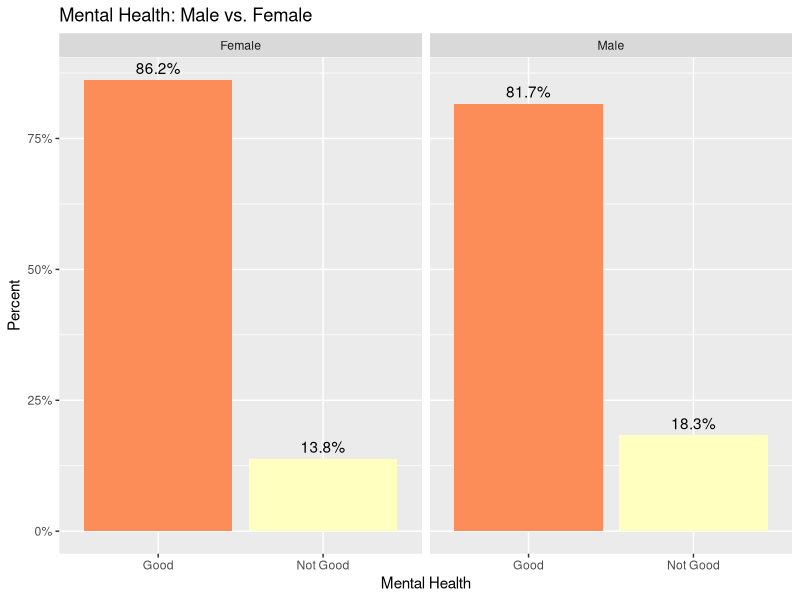
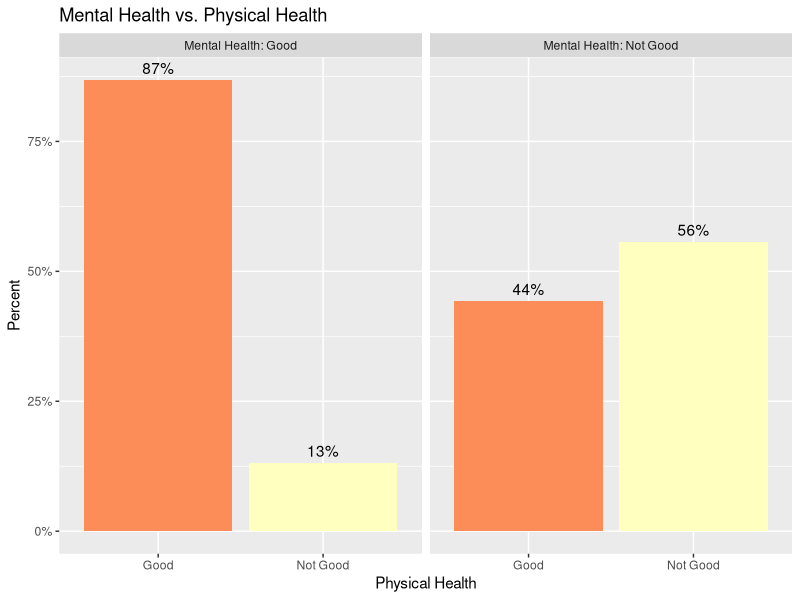
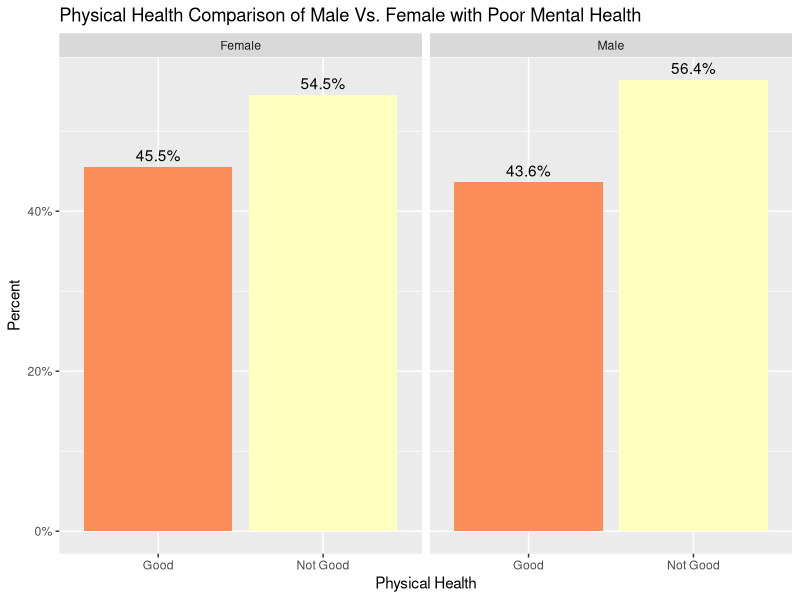
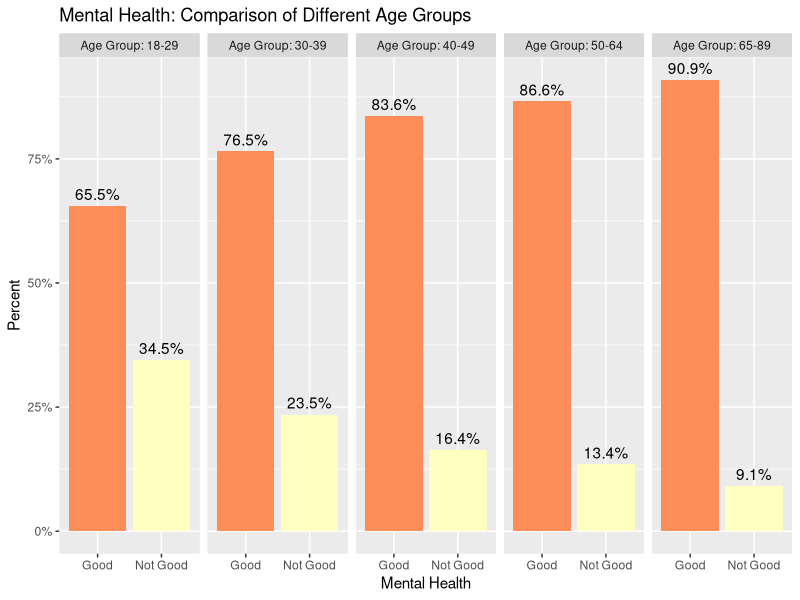
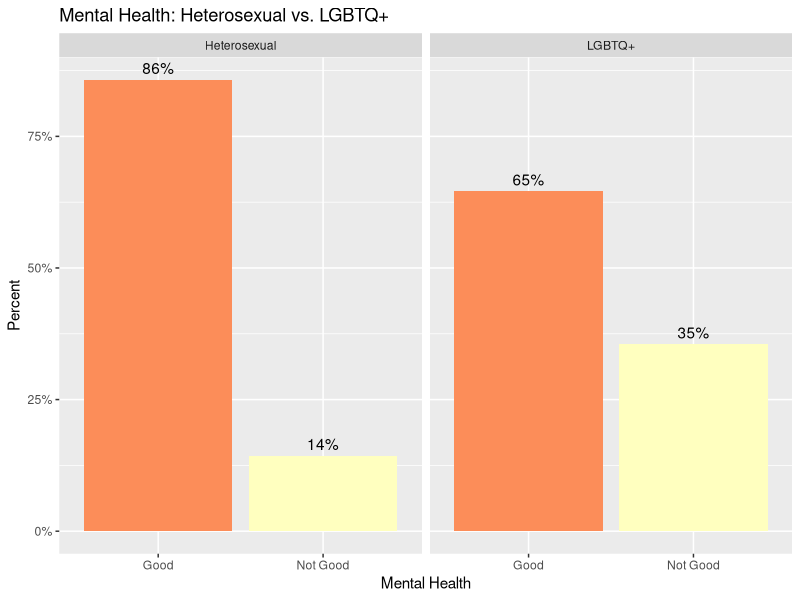
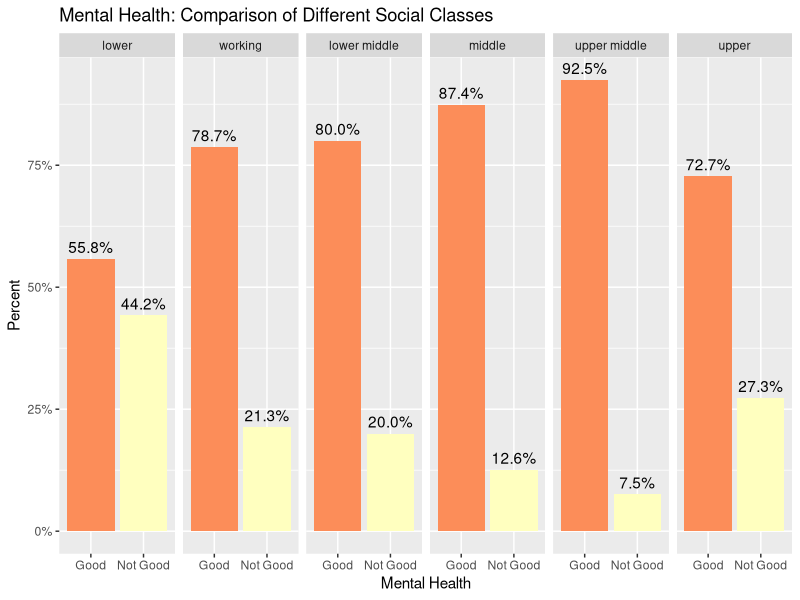
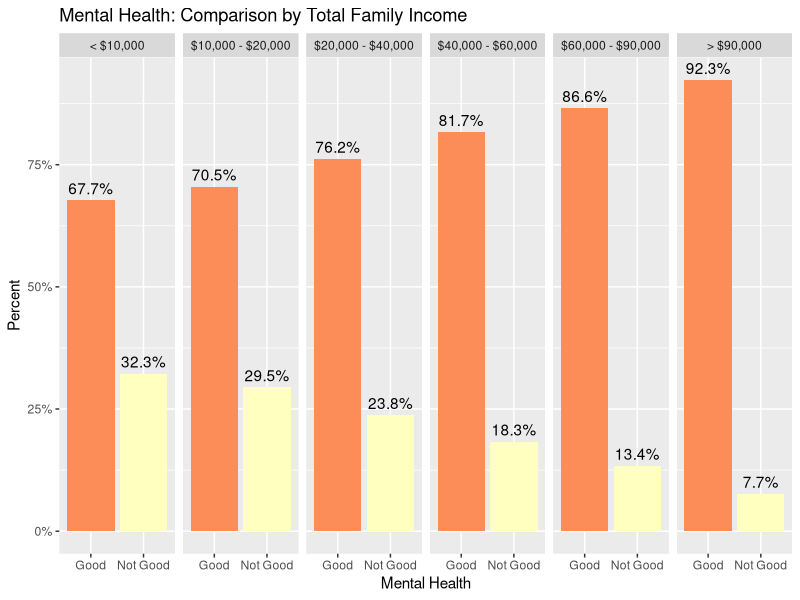
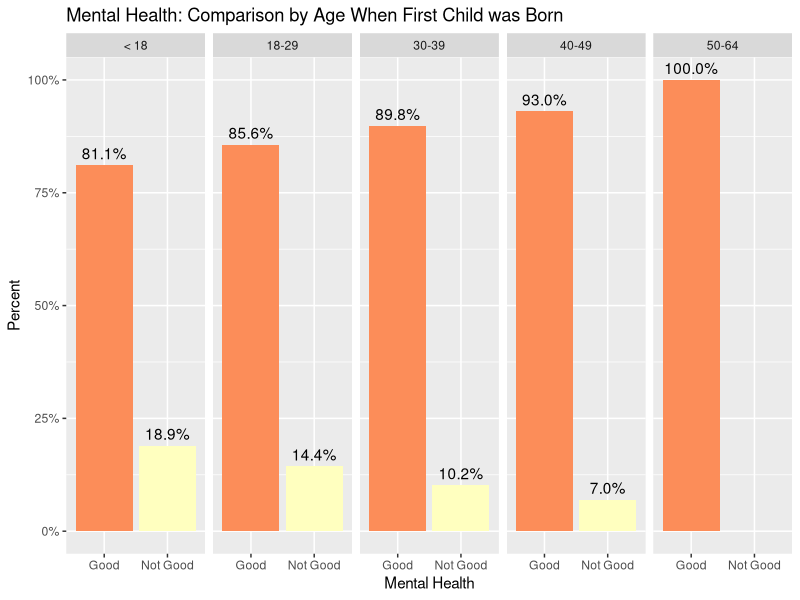

Here is the R script that generated these plots, in order:
#### Preamble ####
# Purpose: Visulization of the data
# Author: Isfandyar Virani
# Data: 20 March 2022
# Contact: isfandyar.virani@mail.utoronto.ca
# License: MIT
# Pre-requisites: 
# - Need to have downloaded the GSS data and saved it to inputs/data


####Workplace Setup####
library(tidyverse)
library(ggplot2)
library(dplyr)
library(haven)

raw_data <- haven::read_dta("inputs/data/2021_stata/gss2021.dta")

gss2021 <- raw_data
#=============================================================================
labels <- c("Female", "Male")
gss2021$sex_group <- cut(gss2021$sex, 2, labels = labels)

#Recoding mental health
# Changed good or better to 'Good'
# Change poor and fair to 'Not Good'
gss2021 <- gss2021 %>%
  mutate(`Mental Health` = case_when(
    hlthmntl == 1 ~ 'Good',
    hlthmntl == 2 ~ 'Good',
    hlthmntl == 3 ~ 'Good',
    hlthmntl == 4 ~ 'Not Good',
    hlthmntl == 5 ~ 'Not Good',
  ))

#=============================================================================
# Percent Graph - Mental health - Male Vs Female
gss2021 %>% filter(!is.na(`Mental Health`), !is.na(sex_group)) %>% ggplot(aes(x= `Mental Health`,  group=sex_group)) +
  geom_bar(aes(y = ..prop.., fill = factor(..x..)), stat="count") +
  geom_text(aes( label = scales::percent(..prop..),
                 y= ..prop.. ), stat= "count", vjust = -.5) +
  labs(y = "Percent", x = 'Mental Health', title = 'Mental Health: Male vs. Female') +
  facet_grid(~sex_group) +
  scale_y_continuous(labels = scales::percent) + theme(legend.position="none") + scale_fill_brewer(palette = "Spectral")

#=============================================================================  

#Recoding physical health
gss2021 <- gss2021 %>%
  mutate(`Physical Health` = case_when(
    hlthphys == 1 ~ 'Good',
    hlthphys == 2 ~ 'Good',
    hlthphys == 3 ~ 'Good',
    hlthphys == 4 ~ 'Not Good',
    hlthphys == 5 ~ 'Not Good',
  ))

#=============================================================================

# Percent Graph Physical health - Good Mental health vs Bad Mental Health
gss2021 %>% filter(!is.na(`Mental Health`), !is.na(sex_group), !is.na(`Physical Health`)) %>%
  ggplot(aes(x= `Physical Health`,  group= `Mental Health`)) +
  geom_bar(aes(y = ..prop.., fill = factor(..x..)), stat="count") +
  geom_text(aes( label = scales::percent(..prop..),
                 y= ..prop.. ), stat= "count", vjust = -.5) +
  labs(y = "Percent", fill="Physical Health", x = 'Physical Health', title = "Mental Health vs. Physical Health" ) +
  facet_grid(~`Mental Health` , labeller = label_both) +
  scale_y_continuous(labels = scales::percent) + theme(legend.position="none") + scale_fill_brewer(palette = "Spectral")

#=============================================================================

# Percent Graph - Poor Mental health = Physical health within Sex_Group comparison
gss2021 %>% filter(!is.na(`Mental Health`), !is.na(sex_group), !is.na(`Physical Health`), `Mental Health` =='Not Good') %>%
  ggplot(aes(x= `Physical Health`,  group=sex_group)) +
  geom_bar(aes(y = ..prop.., fill = factor(..x..)), stat="count") +
  geom_text(aes( label = scales::percent(..prop..),
                 y= ..prop.. ), stat= "count", vjust = -.5) +
  labs(y = "Percent", x="Physical Health", title = "Physical Health Comparison of Male Vs. Female with Poor Mental Health") +
  facet_grid(~sex_group) +
  scale_y_continuous(labels = scales::percent) + theme(legend.position="none") + scale_fill_brewer(palette = "Spectral")


#=============================================================================

# Recording Age Group
gss2021 <- gss2021 %>%
  mutate(`Age Group` = case_when(
    age >= 18 & age <= 29 ~ '18-29',
    age >= 30 & age <=39~ '30-39',
    age >= 40 & age <=49~ '40-49',
    age >= 50 & age <=64~ '50-64',
    age >= 65 & age <=89~ '65-89'
  ))

#=============================================================================

# Percent Graph - Mental health (Age Group Analysis)
gss2021 %>% filter(!is.na(`Mental Health`),!is.na(`Age Group`)) %>%
  ggplot(aes(x= `Mental Health`,  group=`Age Group`)) +
  geom_bar(aes(y = ..prop.., fill = factor(..x..)), stat="count") +
  geom_text(aes( label = scales::percent(..prop..),
                 y= ..prop.. ), stat= "count", vjust = -.5) +
  labs(y = "Percent", x="Mental Health", title = "Mental Health: Comparison of Different Age Groups") +
  facet_grid(~`Age Group`, labeller = label_both) +
  scale_y_continuous(labels = scales::percent) + theme(legend.position="none") + scale_fill_brewer(palette = "Spectral")

#=============================================================================

# Recoding Sexual orientation

gss2021 <- gss2021 %>%
  mutate(sexual_orientation = case_when(
    sexornt == 1 ~ 'LGBTQ+',
    sexornt == 2 ~ 'LGBTQ+',
    sexornt == 3 ~ 'Heterosexual'
  ))

#=============================================================================

# Percent Graph - Mental health (Sexual Orientation Analysis)
gss2021 %>% filter(!is.na(`Mental Health`), !is.na(sexual_orientation)) %>%
  ggplot(aes(x= `Mental Health`,  group=sexual_orientation)) +
  geom_bar(aes(y = ..prop.., fill = factor(..x..)), stat="count") +
  geom_text(aes( label = scales::percent(..prop..),
                 y= ..prop.. ), stat= "count", vjust = -.5) +
  labs(y = "Percent", x="Mental Health", title = "Mental Health: Heterosexual vs. LGBTQ+") +
  facet_grid(~sexual_orientation) +
  scale_y_continuous(labels = scales::percent) + theme(legend.position="none") + scale_fill_brewer(palette = "Spectral")


#=============================================================================
# Recoding Social Class

gss2021 <- gss2021 %>%
  mutate(`Social Class` = case_when(
    class1 == 1 ~ "lower",
    class1 == 2 ~ "working",
    class1 == 3 ~ "lower middle",
    class1 == 4 ~ "middle",
    class1 == 5 ~ "upper middle",
    class1 == 6 ~ "upper"))

#=============================================================================
# 'Mental Health: Comparison of Different Social Classes'
gss2021 %>% filter(!is.na(`Mental Health`), !is.na(`Social Class`)) %>% ggplot(aes(x= `Mental Health`,  group= `Social Class`))+
  geom_bar(aes(y = ..prop.., fill = factor(..x..)), stat="count") +
  geom_text(aes( label = scales::percent(..prop..),
                 y= ..prop.. ), stat= "count", vjust = -.5) +
  labs(y = "Percent", fill="mntl_poor", title = 'Mental Health: Comparison of Different Social Classes') +
  facet_grid(~factor(`Social Class`, levels = c('lower', 'working','lower middle', 'middle', 'upper middle', 'upper'))) +
  scale_y_continuous(labels = scales::percent) + theme(legend.position="none") + scale_fill_brewer(palette = "Spectral")

#=============================================================================
# Recoding Family Income
gss2021 <- gss2021 %>% 
  mutate(Income = case_when(
    income16 <= 8 ~ "< $10,000",
    income16 <= 12 ~ "$10,000 - $20,000",
    income16 <= 17 ~ "$20,000 - $40,000",
    income16 <= 19 ~ "$40,000 - $60,000",
    income16 <= 21 ~ "$60,000 - $90,000",
    income16 > 21 ~ "> $90,000"))

#=============================================================================
# 'Mental Health: Comparison by Total Family Income'
gss2021 %>% filter(!is.na(`Mental Health`), !is.na(Income)) %>%  ggplot(aes(x= `Mental Health`,  group=Income))+
  geom_bar(aes(y = ..prop.., fill = factor(..x..)), stat="count") +
  geom_text(aes( label = scales::percent(..prop..),
                 y= ..prop.. ), stat= "count", vjust = -.5) +
  labs(y = "Percent" , title = 'Mental Health: Comparison by Total Family Income') +
  facet_grid(~factor(Income, levels = c('< $10,000', "$10,000 - $20,000", "$20,000 - $40,000", "$40,000 - $60,000", "$60,000 - $90,000", "> $90,000"))) +
  scale_y_continuous(labels = scales::percent) + theme(legend.position="none") + scale_fill_brewer(palette = "Spectral")

#=============================================================================
# Recoding Age when first kid is born
gss2021 <- gss2021 %>%
  mutate(`Kid Born` = case_when(
  agekdbrn < 18 ~ '< 18',
  agekdbrn >= 18 & agekdbrn <= 29 ~ '18-29',
  agekdbrn >= 30 & agekdbrn <=39~ '30-39',
  agekdbrn >= 40 & agekdbrn <=49~ '40-49',
  agekdbrn >= 50 & agekdbrn <=64~ '50-64',
  agekdbrn >= 65 & agekdbrn <=89~ '65-89'
))

#=============================================================================
#  "Mental Health: Comparison by age when first child was born"
gss2021 %>% filter(!is.na(`Mental Health`), !is.na(`Kid Born`))  %>% ggplot(aes(x= `Mental Health`,  group=`Kid Born`))+
  geom_bar(aes(y = ..prop.., fill = factor(..x..)), stat="count") +
  geom_text(aes( label = scales::percent(..prop..),
                 y= ..prop.. ), stat= "count", vjust = -.5) +
  labs(y = "Percent", title = "Mental Health: Comparison by Age When First Child was Born") +
  facet_grid(~`Kid Born`) +
  scale_y_continuous(labels = scales::percent) + theme(legend.position="none") + scale_fill_brewer(palette = "Spectral")
#=============================================================================

